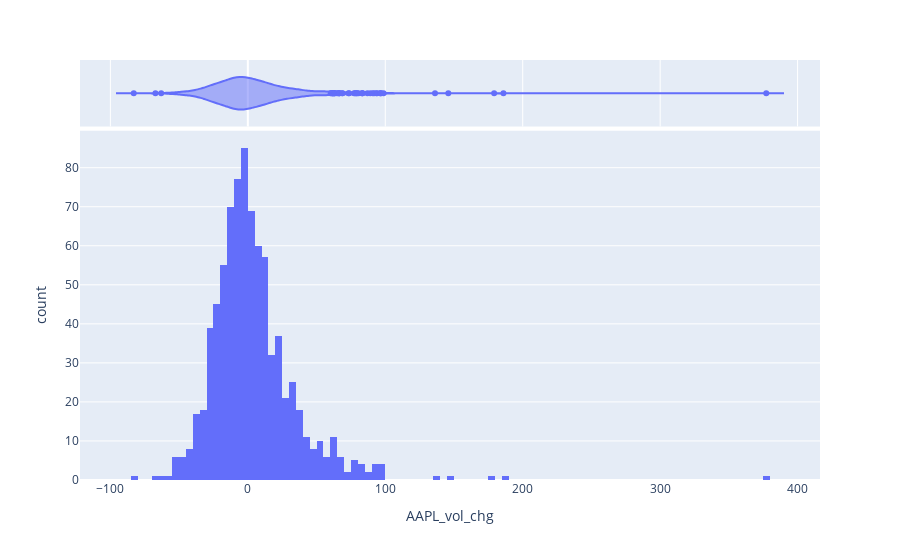

Notebook code cell kept with this figure:
### Code cell
## plotly
fig = px.histogram(stock_df, x='AAPL_vol_chg', marginal="violin",)
# fig = px.histogram(stock_df, x='AAPL_vol_chg', marginal="rug",)
fig.show()

### Figure 1 — Plotly figure (JSON) as saved in the notebook; plotly's stock layout.template omitted (floating-point values rounded to 4 significant figures; data arrays with more than 128 entries replaced by an {"elided": "..."} marker saying what was removed)
{"data": [{"alignmentgroup": "True", "bingroup": "x", "hovertemplate": "AAPL_vol_chg=%{x}<br>count=%{y}<extra></extra>", "legendgroup": "", "marker": {"color": "#636efa", "pattern": {"shape": ""}}, "name": "", "offsetgroup": "", "orientation": "v", "showlegend": false, "type": "histogram", "x": {"elided": "827 float values"}, "xaxis": "x", "yaxis": "y"}, {"alignmentgroup": "True", "hovertemplate": "AAPL_vol_chg=%{x}<extra></extra>", "legendgroup": "", "marker": {"color": "#636efa"}, "name": "", "offsetgroup": "", "scalegroup": "x", "showlegend": false, "type": "violin", "x": {"elided": "827 float values"}, "xaxis": "x2", "yaxis": "y2"}], "layout": {"barmode": "relative", "legend": {"tracegroupgap": 0}, "margin": {"t": 60}, "xaxis": {"anchor": "y", "domain": [0, 1], "title": {"text": "AAPL_vol_chg"}}, "xaxis2": {"anchor": "y2", "domain": [0, 1], "matches": "x", "showgrid": true, "showticklabels": false}, "yaxis": {"anchor": "x", "domain": [0, 0.8316], "title": {"text": "count"}}, "yaxis2": {"anchor": "x2", "domain": [0.8416, 1], "matches": "y2", "showgrid": false, "showline": false, "showticklabels": false, "ticks": ""}}}
